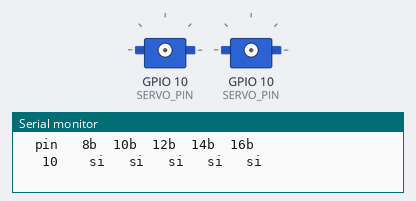
Bench run of a sketch on a simulated ESP32. Shown: 2 × servo, the last lines printed to the serial monitor. Servo pulses on a pin are drawn as a servo (544–2400 µs = 0–180°).

Above: at 0.45 s.
At 2.2 s:
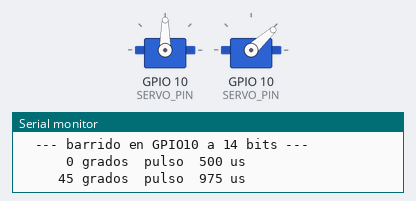
At 4.0 s:
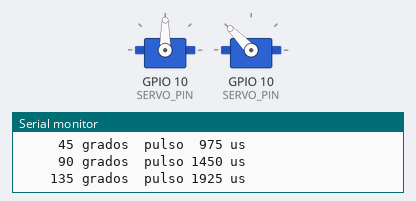
At 8.8 s:
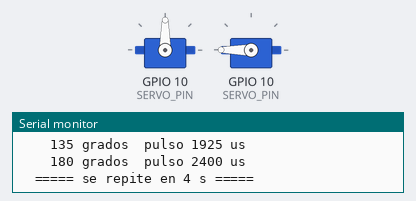
Timing chart, 0 to 11.4 s (numbered marks = the images above):
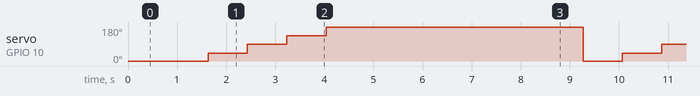

Measured:
- by itself, servo on GPIO 10 (SERVO_PIN): repeats every 8.4 s: 88° 0.80 s, 134° 0.80 s, 180° 5.2 s, 0° 0.80 s, 42° 0.80 s

The sketch:

test_servo.ino
```cpp
/*
 * AGROBOT — PRUEBA AISLADA DEL SERVO (ESP32-C3) — v3
 *
 * QUE CAMBIA RESPECTO DE LA v2
 * ----------------------------
 * 1. TODO el diagnostico se imprime en cada vuelta del loop, no solo en
 *    setup(). En la v2 el bloque importante salia una vez, antes de que diera
 *    tiempo a abrir el monitor serie, y lo unico que se veia era el resumen
 *    inutil de "attach fallo".
 *
 * 2. Prueba VARIOS PINES, no solo el GPIO10. En la v2 ninguna resolucion
 *    engancho en GPIO10 — ni siquiera 8 bits, que el chip acepta de sobra.
 *    Cuando falla hasta la configuracion mas modesta, el sospechoso deja de
 *    ser la resolucion y pasa a ser el pin o el estado del periferico LEDC.
 *    Si otro pin SI engancha, el problema es del GPIO10 concreto; si no
 *    engancha ninguno, es del chip o de como esta compilado.
 *
 * PINES QUE PRUEBA, Y POR QUE ESOS
 *   GPIO10  el del servo.
 *   GPIO9   libre en el robot (es el boton BOOT, no va a ningun actuador).
 *   GPIO8   el foco. Vas a ver la lampara parpadear: es esperado.
 *   GPIO21  TX del enlace con la Jetson. Solo se toca en esta prueba aislada.
 *
 * ⚠️ NO se prueban los GPIO 0..7: son las ocho entradas de los drivers de
 * motor. Mandarles PWM movería las ruedas con el robot sobre la mesa.
 */

#include <ESP32Servo.h>

const int PINES[]   = {10, 9, 8, 21};
const int N_PINES   = sizeof(PINES) / sizeof(PINES[0]);
const int SERVO_PIN = 10;

const int PULSO_MIN_US = 500;
const int PULSO_MAX_US = 2400;
const int LEDC_HZ      = 50;
const int LEDC_CANAL   = 4;      // el C3 tiene 6 canales (0..5)

Servo servo;
int canalServo = -1;
int pinBueno = -1, bitsBuenos = 0;

uint32_t usADuty(int us, int bits) {
  return (uint32_t)((float)us * ((float)(1UL << bits) / 20000.0f));
}

bool engancha(int pin, int bits) {
#if defined(ESP_ARDUINO_VERSION_MAJOR) && ESP_ARDUINO_VERSION_MAJOR >= 3
  bool ok = ledcAttachChannel(pin, LEDC_HZ, bits, LEDC_CANAL);
  if (ok) ledcDetach(pin);
  return ok;
#else
  bool ok = (ledcSetup(LEDC_CANAL, LEDC_HZ, bits) != 0);
  if (ok) { ledcAttachPin(pin, LEDC_CANAL); ledcDetachPin(pin); }
  return ok;
#endif
}

void diagnostico() {
  Serial.println("\n==================================================");
  Serial.printf ("  DIAGNOSTICO — compilado %s %s\n", __DATE__, __TIME__);
#ifdef ARDUINO_BOARD
  Serial.printf ("  placa: %s\n", ARDUINO_BOARD);
#else
  Serial.println("  placa: (ARDUINO_BOARD sin definir)");
#endif
#ifdef ARDUINO_ESP32C3_DEV
  Serial.println("  ARDUINO_ESP32C3_DEV: SI");
#else
  Serial.println("  ARDUINO_ESP32C3_DEV: NO  <-- deberia decir SI");
  Serial.println("     Herramientas > Placa > ESP32C3 Dev Module");
#endif
#ifdef ESP_ARDUINO_VERSION_MAJOR
  Serial.printf ("  core ESP32 para Arduino: v%d\n", ESP_ARDUINO_VERSION_MAJOR);
#endif
  Serial.println("==================================================");

  Serial.println("  pin   8b  10b  12b  14b  16b");
  pinBueno = -1; bitsBuenos = 0;
  for (int i = 0; i < N_PINES; i++) {
    int p = PINES[i];
    Serial.printf("  %3d ", p);
    for (int b = 8; b <= 16; b += 2) {
      bool ok = engancha(p, b);
      Serial.printf("%5s", ok ? "si" : "NO");
      // Nos quedamos con la mayor resolucion valida del primer pin que responda.
      if (ok && b <= 14 && (pinBueno == -1 || pinBueno == p)) { pinBueno = p; bitsBuenos = b; }
      delay(20);
    }
    Serial.println();
  }

  if (pinBueno < 0) {
    Serial.println("\n  ⚠️  NINGUN pin engancha con NINGUNA resolucion.");
    Serial.println("      Eso no es el servo ni el cableado: es el periferico");
    Serial.println("      LEDC o como esta compilado el sketch. Mira la placa.");
  } else {
    Serial.printf("\n  mejor combinacion: GPIO%d a %d bits\n", pinBueno, bitsBuenos);
    if (pinBueno != SERVO_PIN)
      Serial.printf("  ⚠️  OJO: el GPIO%d del servo NO engancha, pero el %d SI.\n"
                    "      El problema es de ese pin en concreto.\n", SERVO_PIN, pinBueno);
  }

  ESP32PWM::allocateTimer(0);
  ESP32PWM::allocateTimer(1);
  servo.setPeriodHertz(50);
  canalServo = servo.attach(SERVO_PIN, PULSO_MIN_US, PULSO_MAX_US);
  Serial.printf("  ESP32Servo attach(GPIO%d) -> %d %s\n\n",
                SERVO_PIN, canalServo, canalServo > 0 ? "(OK)" : "(FALLO)");
}

void barrido() {
  if (pinBueno < 0) { Serial.println("  sin combinacion valida, no se barre\n"); return; }
  Serial.printf("  --- barrido en GPIO%d a %d bits ---\n", pinBueno, bitsBuenos);
  if (canalServo > 0) servo.detach();

#if defined(ESP_ARDUINO_VERSION_MAJOR) && ESP_ARDUINO_VERSION_MAJOR >= 3
  if (!ledcAttachChannel(pinBueno, LEDC_HZ, bitsBuenos, LEDC_CANAL)) return;
#else
  ledcSetup(LEDC_CANAL, LEDC_HZ, bitsBuenos);
  ledcAttachPin(pinBueno, LEDC_CANAL);
#endif
  for (int a = 0; a <= 180; a += 45) {
    int us = map(a, 0, 180, PULSO_MIN_US, PULSO_MAX_US);
#if defined(ESP_ARDUINO_VERSION_MAJOR) && ESP_ARDUINO_VERSION_MAJOR >= 3
    ledcWriteChannel(LEDC_CANAL, usADuty(us, bitsBuenos));
#else
    ledcWrite(LEDC_CANAL, usADuty(us, bitsBuenos));
#endif
    Serial.printf("    %3d grados  pulso %4d us\n", a, us);
    delay(800);
  }
#if defined(ESP_ARDUINO_VERSION_MAJOR) && ESP_ARDUINO_VERSION_MAJOR >= 3
  ledcDetach(pinBueno);
#else
  ledcDetachPin(pinBueno);
#endif
}

void setup() {
  Serial.begin(115200);
  unsigned long t0 = millis();
  while (!Serial && millis() - t0 < 2000) delay(10);
  delay(400);
}

void loop() {
  diagnostico();   // se repite SIEMPRE: es lo que hay que leer
  barrido();
  Serial.println("  ===== se repite en 4 s =====");
  delay(4000);
}
```
